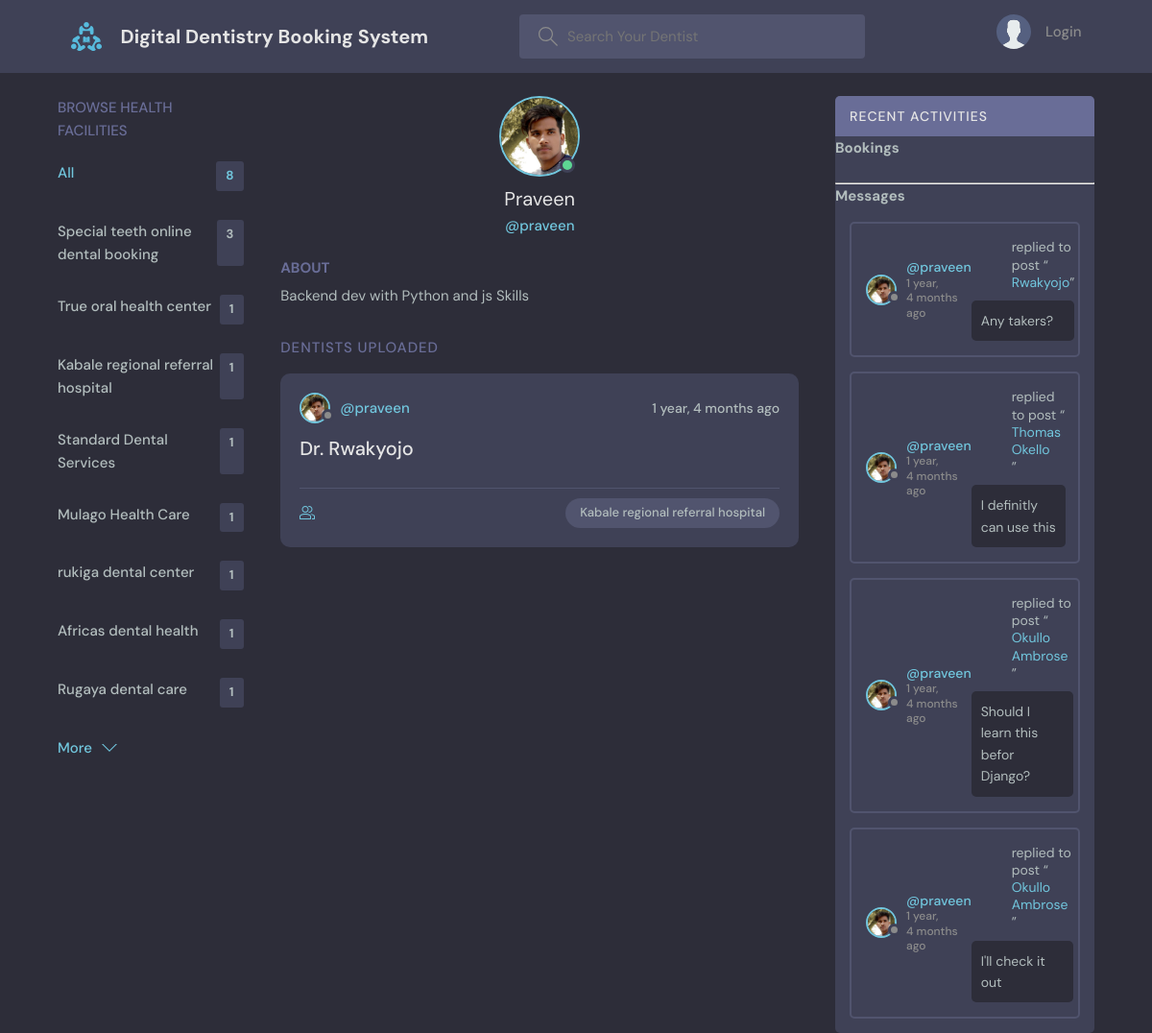
The app's page /profile/2/ with its own data.
### base/models.py (models this page shows, shortened)
class Topic(models.Model):
    name = models.CharField(max_length=200)

class User(AbstractUser):
    name = models.CharField(max_length=200, null=True)
    email = models.EmailField(unique=True, null=True)
    bio = models.TextField(null=True)
    avatar = models.ImageField(null=True, default="avatar.svg")
    USERNAME_FIELD = 'email'
    REQUIRED_FIELDS = []

class Room(models.Model):
    host = models.ForeignKey(User, on_delete=models.SET_NULL, null=True)
    topic = models.ForeignKey(Topic, on_delete=models.SET_NULL, null=True)
    name = models.CharField(max_length=200)
    description = models.TextField(null=True, blank=True)
    secret_key = models.CharField(max_length=200, unique=True, null=True)
    updated = models.DateTimeField(auto_now=True)
    created = models.DateTimeField(auto_now_add=True)
    class Meta:
        ordering = ['-updated', '-created']
    def __str__(self):
        return self.name

class Message(models.Model):
    user = models.ForeignKey(User, on_delete=models.CASCADE)
    room = models.ForeignKey(Room, on_delete=models.CASCADE)
    body = models.TextField()
    updated = models.DateTimeField(auto_now=True)
    created = models.DateTimeField(auto_now_add=True)
    class Meta:
        ordering = ['-updated', '-created']

### base/views.py (the view)
# urls.py: path('profile/<str:pk>/', views.userProfile, name="user-profile"),
def userProfile(request, pk):
    user = User.objects.get(id=pk)
    rooms = user.room_set.all()
    room_messages = user.message_set.all()
    topics = Topic.objects.all()
    context = {'user': user, 'rooms': rooms,
               'room_messages': room_messages, 'topics': topics}
    return render(request, 'base/profile.html', context)

### base/templates/base/profile.html (shortened to what this page needs)
{% extends 'main.html' %}
{% block content %}
<main class="profile-page layout layout--3">
  <div class="container">
    {% include 'base/topics_component.html' %}
    <div class="roomList">
      <div class="profile">
        <div class="profile__avatar">
          <div class="avatar avatar--large active">
            <img src="{{user.avatar.url}}" />
          </div>
        </div>
        <div class="profile__info">
          <h3>{{user.name}}</h3>
          <p>@{{user.username}}</p>
        </div>
        <div class="profile__about">
          <h3>About</h3>
          <p>
            {{user.bio}}
          </p>
        </div>
      </div>
      <div class="roomList__header">
        <div>
          <h2>Dentists Uploaded</a>
          </h2>
        </div>
      </div>
      {% include 'base/feed_component.html' %}
    </div>
    {% include 'base/activity_component.html' %}
  </div>
</main>
{% endblock content %}

### templates/main.html (shortened to what this page needs)
<!DOCTYPE html>
{% load static %}
<html lang="en">
<head>
    <link rel="stylesheet" href="{% static 'styles/style.css' %}" />
</head>
<body>
    {% include 'navbar.html' %}
    {% block content %}
    {% endblock %}
</body>
</html>

### templates/navbar.html (shortened to what this page needs)
{% load static %}
<header class="header header--loggedIn">
    <div class="container">
        <a href="{% url 'home' %}" class="header__logo">
            <img src="{% static 'images/logo.svg' %}" />
            <h1>Digital Dentistry Booking System</h1>
        </a>
        <form class="header__search" method="GET" action="{% url 'home' %}">
            <label>
                <input name="q" placeholder="Search Your Dentist" />
            </label>
        </form>
        <nav class="header__menu">
            {% if request.user.is_authenticated %}
            <div class="header__user">
                <a href="{% url 'update-user' %}">
                    <div class="avatar avatar--medium active">
                        <img src="{{request.user.avatar.url}}" />
                    </div>
                    <p>{{request.user.username}} <span>@{{request.user.username}}</span></p>
                </a>
                <button class="dropdown-button">
                    <svg version="1.1" xmlns="http://www.w3.org/2000/svg" width="32" height="32" viewBox="0 0 32 32">
                        <title>chevron-down</title>
                        <path d="M16 21l-13-13h-3l16 16 16-16h-3l-13 13z"></path>
                    </svg>
                </button>
            </div>
            {% else %}
            <a href="{% url 'login' %}">
                <img src="{% static 'images/avatar.svg' %}" />
                <p>Login</p>
            </a>
            {% endif %}
        </nav>
    </div>
</header>

### base/templates/base/topics_component.html
<div class="topics">
    <div class="topics__header">
        <h2>Browse Health Facilities</h2>
    </div>
    <ul class="topics__list">
        <li>
            <a href="{% url 'home' %}" class="active">All <span>{{topics.count}}</span></a>
        </li>
        {% for topic in topics %}
        <li>
            <a href="{% url 'home' %}?q={{topic.name}}">{{topic.name}}<span>{{topic.room_set.all.count}}</span></a>
        </li>
        {% endfor %}
    </ul>
    <a class="btn btn--link" href="{% url 'topics' %}">
        More
        <svg version="1.1" xmlns="http://www.w3.org/2000/svg" width="32" height="32" viewBox="0 0 32 32">
            <title>chevron-down</title>
            <path d="M16 21l-13-13h-3l16 16 16-16h-3l-13 13z"></path>
        </svg>
    </a>
</div>

### base/templates/base/feed_component.html (shortened to what this page needs)
{% for room in rooms %}
<div class="roomListRoom">
    <div class="roomListRoom__header">
        <a href="{% url 'user-profile' room.host.id %}" class="roomListRoom__author">
            <div class="avatar avatar--small">
                <img src="{{room.host.avatar.url}}" />
            </div>
            <span>@{{room.host.username}}</span>
        </a>
        <div class="roomListRoom__actions">
            <span>{{room.created|timesince}} ago</span>
        </div>
    </div>
    <div class="roomListRoom__content">
        <a href="{% url 'room' room.id %}"> Dr. {{room.name}}</a>
    </div>
    <div class="roomListRoom__meta">
        <a href="{% url 'room' room.id %}" class="roomListRoom__joined">
        </a>
        <p class="roomListRoom__topic">{{room.topic.name}}</p>
    </div>
</div>
{% endfor %}

### base/templates/base/activity_component.html (shortened to what this page needs)
<div class="activities">
    <div class="activities__header">
        <h2>Recent Activities</h2>
    </div>
    <h3>Bookings</h3>
    <br>
    <hr>
    <h3>Messages</h3>
    {% for message in room_messages %}
    <div class="activities__box">
        <div class="activities__boxHeader roomListRoom__header">
            <a href="{% url 'user-profile' message.user.id %}" class="roomListRoom__author">
                <div class="avatar avatar--small">
                    <img src="{{message.user.avatar.url}}" />
                </div>
                <p>
                    @{{message.user.username}}
                    <span>{{message.created|timesince}} ago</span>
                </p>
            </a>
            <div class="activities__boxContent">
                <p>replied to post “<a href="{% url 'room' message.room.id %}">{{message.room}}</a>”</p>
                <div class="activities__boxRoomContent">{{message.body}}</div>
            </div>
        </div>
    </div>
    {% endfor %}
</div>

### records on screen
Topic: name "Special teeth online dental booking", room_set.all.count "3"
Topic: name "True oral health center", room_set.all.count "1"
Topic: name "Kabale regional referral hospital", room_set.all.count "1"
Topic: name "Standard Dental Services", room_set.all.count "1"
Topic: name "Mulago Health Care", room_set.all.count "1"
Topic: name "rukiga dental center", room_set.all.count "1"
Topic: name "Africas dental health", room_set.all.count "1"
Topic: name "Rugaya dental care", room_set.all.count "1"
User: avatar (picture), name "Praveen", username "praveen", bio "Backend dev with Python and js Skills"
Room: host.avatar (picture), host.username "praveen", created "1 year, 4 months", name "Rwakyojo", topic.name "Kabale regional referral hospital"
Message: user.avatar (picture), user.username "praveen", created "1 year, 4 months", room "Rwakyojo", body "Any takers?"
Message: user.avatar (picture), user.username "praveen", created "1 year, 4 months", room "Thomas Okello", body "I definitly can use this"
Message: user.avatar (picture), user.username "praveen", created "1 year, 4 months", room "Okullo Ambrose", body "Should I learn this befor Django?"
Message: user.avatar (picture), user.username "praveen", created "1 year, 4 months", room "Okullo Ambrose", body "I'll check it out"

### other values on screen
{{ topics.count }} "8"
